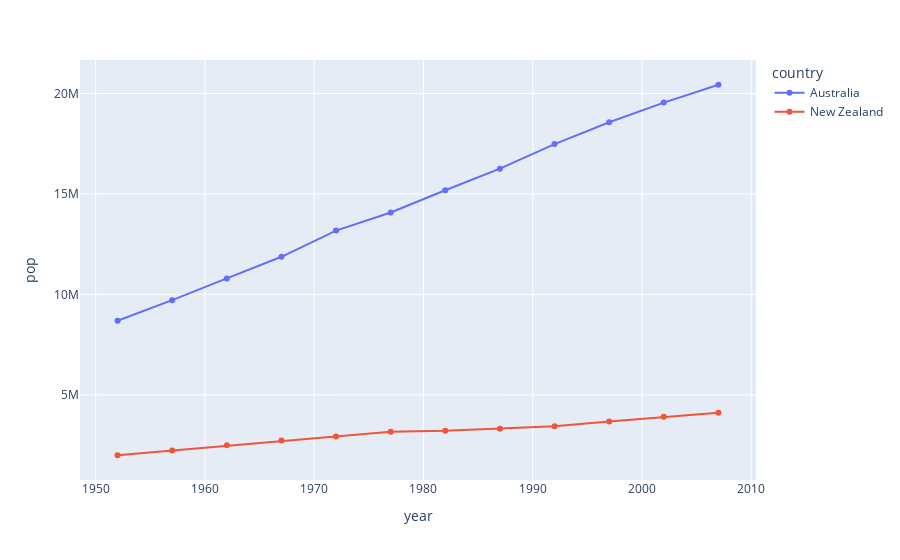

Here is the notebook cell this chart was saved with:
### Code cell
fig = px.line(df, x='year', y='pop', color='country',markers=True)
fig.show()

### Figure 1 — Plotly figure (JSON) as saved in the notebook; plotly's stock layout.template omitted (floating-point values rounded to 4 significant figures)
{"data": [{"hovertemplate": "country=Australia<br>year=%{x}<br>pop=%{y}<extra></extra>", "legendgroup": "Australia", "line": {"color": "#636efa", "dash": "solid"}, "marker": {"symbol": "circle"}, "mode": "lines+markers", "name": "Australia", "orientation": "v", "showlegend": true, "type": "scatter", "x": [1952, 1957, 1962, 1967, 1972, 1977, 1982, 1987, 1992, 1997, 2002, 2007], "xaxis": "x", "y": [8691212, 9712569, 10794968, 11872264, 13177000, 14074100, 15184200, 16257249, 17481977, 18565243, 19546792, 20434176], "yaxis": "y"}, {"hovertemplate": "country=New Zealand<br>year=%{x}<br>pop=%{y}<extra></extra>", "legendgroup": "New Zealand", "line": {"color": "#EF553B", "dash": "solid"}, "marker": {"symbol": "circle"}, "mode": "lines+markers", "name": "New Zealand", "orientation": "v", "showlegend": true, "type": "scatter", "x": [1952, 1957, 1962, 1967, 1972, 1977, 1982, 1987, 1992, 1997, 2002, 2007], "xaxis": "x", "y": [1994794, 2229407, 2488550, 2728150, 2929100, 3164900, 3210650, 3317166, 3437674, 3676187, 3908037, 4115771], "yaxis": "y"}], "layout": {"legend": {"title": {"text": "country"}, "tracegroupgap": 0}, "margin": {"t": 60}, "xaxis": {"anchor": "y", "domain": [0, 1], "title": {"text": "year"}}, "yaxis": {"anchor": "x", "domain": [0, 1], "title": {"text": "pop"}}}}
